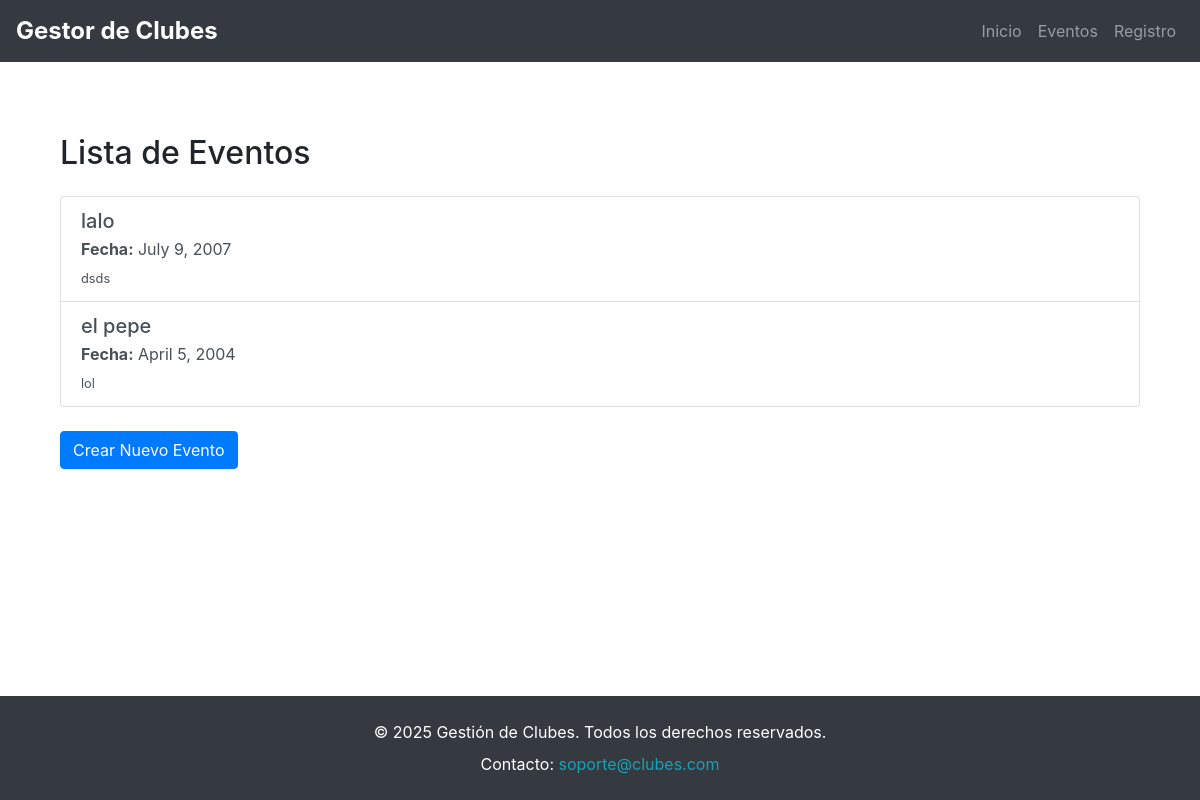
The page /eventos/ on the database its author committed.
### eventos/models.py (models this page shows)
class Evento(models.Model):
    nombre = models.CharField(max_length=100)
    fecha = models.DateField()
    descripcion = models.TextField()
    ubicacion = models.CharField(max_length=255, blank=True, null=True)
    club = models.ForeignKey(Club, on_delete=models.CASCADE, null=True, blank=True)  # Relación con Club

### eventos/views.py (the view)
# urls.py: path('', views.lista_eventos, name='lista_eventos'),  # Página de lista de eventos
def lista_eventos(request):
    eventos = Evento.objects.all()  # Obtiene todos los eventos
    return render(request, 'eventos/lista_eventos.html', {'eventos': eventos})

### templates/eventos/lista_eventos.html
{% extends 'base.html' %}
{% block content %}
<div class="container mt-4">
    <h2 class="mb-4">Lista de Eventos</h2>
    {% if eventos %}
    <div class="list-group">
        {% for evento in eventos %}
        <a href="#" class="list-group-item list-group-item-action">
            <h5 class="mb-1">{{ evento.nombre }}</h5>
            <p class="mb-1"><strong>Fecha:</strong> {{ evento.fecha }}</p>
            <small>{{ evento.descripcion|truncatechars:100 }}</small>
        </a>
        {% endfor %}
    </div>
    {% else %}
    <div class="alert alert-info" role="alert">
        No hay eventos disponibles.
    </div>
    {% endif %}
    <div class="mt-4">
        <a href="{% url 'crear_evento' %}" class="btn btn-primary">Crear Nuevo Evento</a>
    </div>
</div>
{% endblock %}

### rows shown on the page
Evento: nombre "lalo", fecha "July 9, 2007", descripcion "dsds"
Evento: nombre "el pepe", fecha "April 5, 2004", descripcion "lol"
